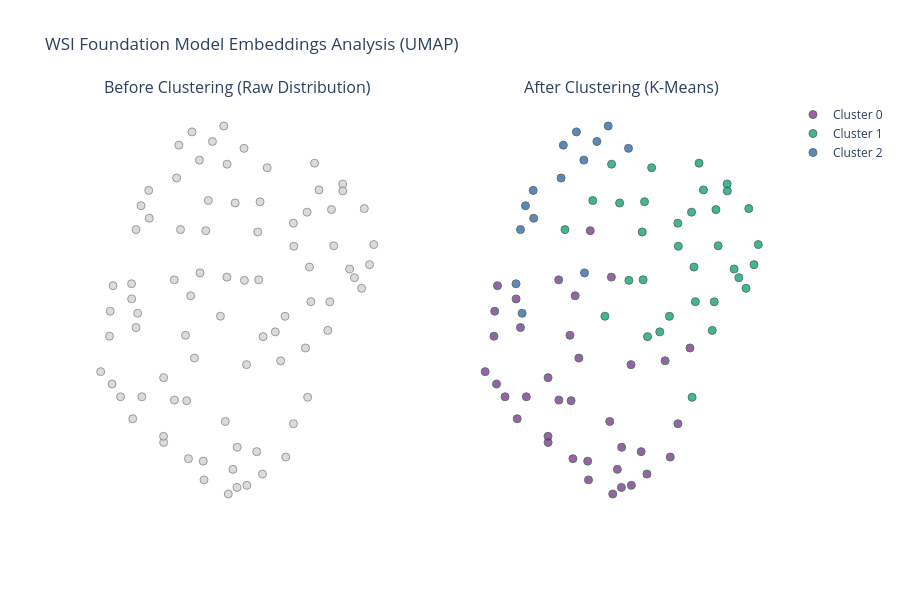

Notebook code for this chart:
### Code cell
import umap
import numpy as np
import pandas as pd
from sklearn.cluster import KMeans
import plotly.express as px
import plotly.graph_objects as go
from plotly.subplots import make_subplots

def main():

    slide_ids = scan_names
    X = np.array(embeddings)

    # ==========================================
    # 3. Discover Phenotypes (Clustering)
    # ==========================================
    num_clusters = 3
    print(f"Running K-Means clustering to find {num_clusters} groups...")

    kmeans = KMeans(n_clusters=num_clusters, random_state=42, n_init="auto")
    cluster_assignments = kmeans.fit_predict(X)
    cluster_labels = [f"Cluster {c}" for c in cluster_assignments]

    # ==========================================
    # 4. Compute UMAP (Only Once!)
    # ==========================================
    print(f"Computing UMAP for {X.shape[0]} slides...")

    # n_neighbors controls how UMAP balances local versus global structure.
    # Default is 15. It must be strictly less than the number of samples.
    n_neighbors_value = min(15, max(2, len(X) - 1))

    reducer = umap.UMAP(n_components=2, n_neighbors=n_neighbors_value, random_state=42)
    X_umap = reducer.fit_transform(X)

    # Store everything in a DataFrame for easy plotting
    df_plot = pd.DataFrame({
        'UMAP_1': X_umap[:, 0],
        'UMAP_2': X_umap[:, 1],
        'Slide_ID': slide_ids,
        'Cluster': cluster_labels
    })

    # ==========================================
    # 5. Create Side-by-Side Interactive Plot
    # ==========================================
    print("Generating side-by-side plot...")

    # Initialize a 1x2 grid of subplots
    fig = make_subplots(
        rows=1, cols=2,
        subplot_titles=("Before Clustering (Raw Distribution)", "After Clustering (K-Means)")
    )

    # --- LEFT PLOT: Before Clustering ---
    fig.add_trace(
        go.Scatter(
            x=df_plot['UMAP_1'],
            y=df_plot['UMAP_2'],
            mode='markers',
            marker=dict(color='lightgrey', size=8, opacity=0.8, line=dict(width=1, color='gray')),
            text=df_plot['Slide_ID'],
            hoverinfo='text',
            name="Unlabeled Slides",
            showlegend=False
        ),
        row=1, col=1
    )

    # --- RIGHT PLOT: After Clustering ---
    colors = px.colors.qualitative.Bold
    sorted_clusters = sorted(df_plot['Cluster'].unique())

    for i, cluster_name in enumerate(sorted_clusters):
        df_sub = df_plot[df_plot['Cluster'] == cluster_name]

        fig.add_trace(
            go.Scatter(
                x=df_sub['UMAP_1'],
                y=df_sub['UMAP_2'],
                mode='markers',
                marker=dict(color=colors[i % len(colors)], size=8, opacity=0.8, line=dict(width=1, color='DarkSlateGrey')),
                text=df_sub['Slide_ID'],
                hoverinfo='text',
                name=cluster_name
            ),
            row=1, col=2
        )

    # Update layout for a clean look
    fig.update_layout(
        title_text="WSI Foundation Model Embeddings Analysis (UMAP)",
        template="plotly_white",
        height=600,
        hovermode="closest"
    )

    # Hide the axes coordinates for a cleaner visualization
    fig.update_xaxes(showticklabels=False, showgrid=False, zeroline=False)
    fig.update_yaxes(showticklabels=False, showgrid=False, zeroline=False)

    fig.show()

    # fig.write_html("umap_before_and_after.html")

if __name__ == "__main__":
    main()

### Figure 1 — Plotly figure (JSON) as saved in the notebook; plotly's stock layout.template omitted (floating-point values rounded to 4 significant figures)
{"data": [{"hoverinfo": "text", "marker": {"color": "lightgrey", "line": {"color": "gray", "width": 1}, "opacity": 0.8, "size": 8}, "mode": "markers", "name": "Unlabeled Slides", "showlegend": false, "text": ["slide-2025-10-29T08-13-45-R1-S1", "slide-2025-10-29T08-25-47-R1-S2", "slide-2025-10-29T08-35-06-R1-S3", "slide-2025-10-29T08-54-08-R1-S5", "slide-2025-10-29T09-04-19-R1-S6", "slide-2025-10-29T09-12-00-R1-S7", "slide-2025-10-29T09-27-24-R1-S8", "slide-2025-10-29T09-36-38-R1-S9", "slide-2025-10-29T09-59-05-R1-S11", "slide-2025-10-29T10-05-04-R1-S12", "slide-2025-10-29T10-13-41-R1-S13", "slide-2025-10-29T10-19-36-R1-S14", "slide-2025-10-29T10-24-11-R1-S15", "slide-2025-10-29T10-28-58-R1-S16", "slide-2025-10-29T10-40-37-R1-S17", "slide-2025-10-29T10-48-42-R1-S18", "slide-2025-10-29T10-57-56-R1-S19", "slide-2025-10-29T11-07-05-R1-S20", "slide-2025-10-29T11-12-45-R1-S21", "slide-2025-10-29T11-22-41-R1-S22", "slide-2025-10-29T11-33-56-R1-S23", "slide-2025-10-29T11-42-04-R1-S24", "slide-2025-10-29T11-48-14-R1-S25", "slide-2025-10-29T12-03-10-R1-S1", "slide-2025-10-29T12-13-33-R1-S2", "slide-2025-10-29T12-22-43-R1-S3", "slide-2025-10-29T12-27-39-R1-S4", "slide-2025-10-29T12-31-37-R1-S5", "slide-2025-10-29T12-41-43-R1-S6", "slide-2025-10-29T12-51-46-R1-S7", "slide-2025-10-29T13-01-30-R1-S8", "slide-2025-10-29T13-07-19-R1-S9", "slide-2025-10-29T13-12-02-R1-S10", "slide-2025-10-29T13-18-37-R1-S11", "slide-2025-10-29T13-29-08-R1-S12", "slide-2025-10-29T13-37-13-R1-S13", "slide-2025-10-29T13-43-56-R1-S14", "slide-2025-10-29T13-56-36-R1-S15", "slide-2025-10-29T14-03-54-R1-S16", "slide-2025-10-29T14-16-55-R1-S17", "slide-2025-10-29T14-23-40-R1-S18", "slide-2025-10-29T14-32-28-R1-S19", "slide-2025-10-29T14-36-18-R1-S20", "slide-2025-10-29T14-45-58-R1-S21", "slide-2025-10-29T14-52-20-R1-S22", "slide-2025-10-29T15-00-41-R1-S23", "slide-2025-10-29T15-09-44-R1-S24", "slide-2025-10-29T15-16-59-R1-S25", "slide-2025-10-30T08-09-06-R1-S1", "slide-2025-10-30T08-20-11-R1-S2", "slide-2025-10-30T08-23-46-R1-S3", "slide-2025-10-30T08-26-58-R1-S4", "slide-2025-10-30T08-37-15-R1-S5", "slide-2025-10-30T08-42-46-R1-S6", "slide-2025-10-30T08-48-43-R1-S7", "slide-2025-10-30T08-56-59-R1-S8", "slide-2025-10-30T11-25-29-R1-S10", "slide-2025-10-30T11-33-45-R1-S11", "slide-2025-10-30T11-38-31-R1-S12", "slide-2025-10-30T11-46-55-R1-S13", "slide-2025-10-30T11-58-43-R1-S14", "slide-2025-10-30T12-04-44-R1-S15", "slide-2025-10-30T12-14-06-R1-S16", "slide-2025-10-30T12-22-39-R1-S17", "slide-2025-10-30T12-35-51-R1-S18", "slide-2025-10-30T12-44-41-R1-S19", "slide-2025-10-30T12-52-04-R1-S20", "slide-2025-10-30T13-01-14-R1-S21", "slide-2025-10-30T13-07-18-R1-S22", "slide-2025-10-30T13-22-24-R1-S23", "slide-2025-10-30T13-32-53-R1-S24", "slide-2025-10-30T13-39-34-R1-S25", "slide-2025-10-30T14-46-11-R2-S1", "slide-2025-10-30T14-56-18-R2-S2", "slide-2025-10-30T15-06-07-R2-S3", "slide-2025-10-30T15-12-35-R2-S4", "slide-2025-10-30T15-23-16-R2-S5", "slide-2025-10-30T15-29-15-R2-S6", "slide-2025-10-30T15-43-07-R2-S7", "slide-2025-10-30T15-59-21-R2-S8", "slide-2025-10-30T16-08-37-R2-S9", "slide-2025-10-30T16-26-23-R2-S10", "slide-2025-10-30T16-36-42-R2-S11", "slide-2025-10-30T16-49-31-R2-S12"], "x": [6.975, 9.571, 9.418, 7.427, 10.48, 10.34, 7.219, 7.654, 8.141, 8.816, 10.82, 8.93, 7.859, 7.148, 9.215, 9.98, 9.289, 8.628, 9.225, 6.8, 10.97, 9.14, 9.711, 8.964, 9.124, 7.311, 9.155, 9.705, 8.425, 7.921, 10.25, 6.84, 8.924, 10.3, 7.999, 7.149, 10.28, 8.812, 9.92, 7.219, 8.36, 8.102, 8.657, 7.895, 9.958, 7.166, 8.784, 6.812, 8.604, 10.59, 10.67, 9.894, 7.42, 8.018, 7.825, 8.969, 10.48, 10.91, 10.11, 6.661, 7.655, 8.675, 8.749, 7.822, 6.855, 7.653, 8.32, 9.703, 8.22, 8.292, 8.046, 8.28, 10.78, 9.584, 9.177, 7.245, 7.297, 8.229, 8.552, 8.082, 10.04, 9.502, 8.654, 9.928], "y": [9.323, 10.33, 10.14, 11.56, 11.99, 11.21, 10.19, 9.562, 9.807, 8.691, 11.68, 10.78, 12.06, 10.74, 8.355, 10.51, 12.19, 9.013, 10.08, 10.08, 11.23, 11.39, 11.21, 9.725, 8.636, 9.323, 10.79, 8.985, 12.52, 11.42, 10.15, 9.483, 12.43, 11.67, 10.09, 10.55, 10.51, 8.188, 11.63, 11.42, 11.78, 12.64, 12.23, 12.47, 10.95, 9.048, 11.75, 10.39, 12.71, 10.92, 10.81, 9.934, 11.91, 9.274, 9.282, 8.214, 11.9, 10.98, 11.91, 9.638, 8.751, 8.106, 8.414, 10.79, 10.71, 8.828, 11.4, 11.5, 12.29, 8.282, 8.548, 8.517, 10.68, 8.568, 11.76, 10.37, 11.71, 10.87, 10.33, 10.59, 12.25, 9.773, 10.82, 9.317], "type": "scatter", "xaxis": "x", "yaxis": "y"}, {"hoverinfo": "text", "marker": {"color": "rgb(127, 60, 141)", "line": {"color": "DarkSlateGrey", "width": 1}, "opacity": 0.8, "size": 8}, "mode": "markers", "name": "Cluster 0", "text": ["slide-2025-10-29T08-13-45-R1-S1", "slide-2025-10-29T09-27-24-R1-S8", "slide-2025-10-29T09-36-38-R1-S9", "slide-2025-10-29T09-59-05-R1-S11", "slide-2025-10-29T10-05-04-R1-S12", "slide-2025-10-29T10-40-37-R1-S17", "slide-2025-10-29T11-07-05-R1-S20", "slide-2025-10-29T11-22-41-R1-S22", "slide-2025-10-29T12-03-10-R1-S1", "slide-2025-10-29T12-13-33-R1-S2", "slide-2025-10-29T12-22-43-R1-S3", "slide-2025-10-29T12-31-37-R1-S5", "slide-2025-10-29T13-07-19-R1-S9", "slide-2025-10-29T13-29-08-R1-S12", "slide-2025-10-29T13-37-13-R1-S13", "slide-2025-10-29T13-56-36-R1-S15", "slide-2025-10-29T15-00-41-R1-S23", "slide-2025-10-29T15-16-59-R1-S25", "slide-2025-10-30T08-26-58-R1-S4", "slide-2025-10-30T08-42-46-R1-S6", "slide-2025-10-30T08-48-43-R1-S7", "slide-2025-10-30T08-56-59-R1-S8", "slide-2025-10-30T11-46-55-R1-S13", "slide-2025-10-30T11-58-43-R1-S14", "slide-2025-10-30T12-04-44-R1-S15", "slide-2025-10-30T12-14-06-R1-S16", "slide-2025-10-30T12-22-39-R1-S17", "slide-2025-10-30T12-35-51-R1-S18", "slide-2025-10-30T12-44-41-R1-S19", "slide-2025-10-30T12-52-04-R1-S20", "slide-2025-10-30T13-22-24-R1-S23", "slide-2025-10-30T13-32-53-R1-S24", "slide-2025-10-30T13-39-34-R1-S25", "slide-2025-10-30T14-56-18-R2-S2", "slide-2025-10-30T15-59-21-R2-S8", "slide-2025-10-30T16-26-23-R2-S10", "slide-2025-10-30T16-36-42-R2-S11"], "x": [6.975, 7.219, 7.654, 8.141, 8.816, 9.215, 8.628, 6.8, 8.964, 9.124, 7.311, 9.705, 6.84, 7.999, 7.149, 8.812, 7.166, 6.812, 9.894, 8.018, 7.825, 8.969, 6.661, 7.655, 8.675, 8.749, 7.822, 6.855, 7.653, 8.32, 8.292, 8.046, 8.28, 9.584, 8.082, 9.502, 8.654], "y": [9.323, 10.19, 9.562, 9.807, 8.691, 8.355, 9.013, 10.08, 9.725, 8.636, 9.323, 8.985, 9.483, 10.09, 10.55, 8.188, 9.048, 10.39, 9.934, 9.274, 9.282, 8.214, 9.638, 8.751, 8.106, 8.414, 10.79, 10.71, 8.828, 11.4, 8.282, 8.548, 8.517, 8.568, 10.59, 9.773, 10.82], "type": "scatter", "xaxis": "x2", "yaxis": "y2"}, {"hoverinfo": "text", "marker": {"color": "rgb(17, 165, 121)", "line": {"color": "DarkSlateGrey", "width": 1}, "opacity": 0.8, "size": 8}, "mode": "markers", "name": "Cluster 1", "text": ["slide-2025-10-29T08-25-47-R1-S2", "slide-2025-10-29T08-35-06-R1-S3", "slide-2025-10-29T09-04-19-R1-S6", "slide-2025-10-29T09-12-00-R1-S7", "slide-2025-10-29T10-13-41-R1-S13", "slide-2025-10-29T10-19-36-R1-S14", "slide-2025-10-29T10-48-42-R1-S18", "slide-2025-10-29T10-57-56-R1-S19", "slide-2025-10-29T11-12-45-R1-S21", "slide-2025-10-29T11-33-56-R1-S23", "slide-2025-10-29T11-42-04-R1-S24", "slide-2025-10-29T11-48-14-R1-S25", "slide-2025-10-29T12-27-39-R1-S4", "slide-2025-10-29T12-51-46-R1-S7", "slide-2025-10-29T13-01-30-R1-S8", "slide-2025-10-29T13-18-37-R1-S11", "slide-2025-10-29T13-43-56-R1-S14", "slide-2025-10-29T14-03-54-R1-S16", "slide-2025-10-29T14-23-40-R1-S18", "slide-2025-10-29T14-36-18-R1-S20", "slide-2025-10-29T14-52-20-R1-S22", "slide-2025-10-29T15-09-44-R1-S24", "slide-2025-10-30T08-20-11-R1-S2", "slide-2025-10-30T08-23-46-R1-S3", "slide-2025-10-30T11-25-29-R1-S10", "slide-2025-10-30T11-33-45-R1-S11", "slide-2025-10-30T11-38-31-R1-S12", "slide-2025-10-30T13-01-14-R1-S21", "slide-2025-10-30T14-46-11-R2-S1", "slide-2025-10-30T15-06-07-R2-S3", "slide-2025-10-30T15-43-07-R2-S7", "slide-2025-10-30T16-08-37-R2-S9", "slide-2025-10-30T16-49-31-R2-S12"], "x": [9.571, 9.418, 10.48, 10.34, 10.82, 8.93, 9.98, 9.289, 9.225, 10.97, 9.14, 9.711, 9.155, 7.921, 10.25, 10.3, 10.28, 9.92, 8.36, 8.657, 9.958, 8.784, 10.59, 10.67, 10.48, 10.91, 10.11, 9.703, 10.78, 9.177, 8.552, 10.04, 9.928], "y": [10.33, 10.14, 11.99, 11.21, 11.68, 10.78, 10.51, 12.19, 10.08, 11.23, 11.39, 11.21, 10.79, 11.42, 10.15, 11.67, 10.51, 11.63, 11.78, 12.23, 10.95, 11.75, 10.92, 10.81, 11.9, 10.98, 11.91, 11.5, 10.68, 11.76, 10.33, 12.25, 9.317], "type": "scatter", "xaxis": "x2", "yaxis": "y2"}, {"hoverinfo": "text", "marker": {"color": "rgb(57, 105, 172)", "line": {"color": "DarkSlateGrey", "width": 1}, "opacity": 0.8, "size": 8}, "mode": "markers", "name": "Cluster 2", "text": ["slide-2025-10-29T08-54-08-R1-S5", "slide-2025-10-29T10-24-11-R1-S15", "slide-2025-10-29T10-28-58-R1-S16", "slide-2025-10-29T12-41-43-R1-S6", "slide-2025-10-29T13-12-02-R1-S10", "slide-2025-10-29T14-16-55-R1-S17", "slide-2025-10-29T14-32-28-R1-S19", "slide-2025-10-29T14-45-58-R1-S21", "slide-2025-10-30T08-09-06-R1-S1", "slide-2025-10-30T08-37-15-R1-S5", "slide-2025-10-30T13-07-18-R1-S22", "slide-2025-10-30T15-12-35-R2-S4", "slide-2025-10-30T15-23-16-R2-S5", "slide-2025-10-30T15-29-15-R2-S6"], "x": [7.427, 7.859, 7.148, 8.425, 8.924, 7.219, 8.102, 7.895, 8.604, 7.42, 8.22, 7.245, 7.297, 8.229], "y": [11.56, 12.06, 10.74, 12.52, 12.43, 11.42, 12.64, 12.47, 12.71, 11.91, 12.29, 10.37, 11.71, 10.87], "type": "scatter", "xaxis": "x2", "yaxis": "y2"}], "layout": {"xaxis": {"anchor": "y", "domain": [0.0, 0.45], "showticklabels": false, "showgrid": false, "zeroline": false}, "yaxis": {"anchor": "x", "domain": [0.0, 1.0], "showticklabels": false, "showgrid": false, "zeroline": false}, "xaxis2": {"anchor": "y2", "domain": [0.55, 1.0], "showticklabels": false, "showgrid": false, "zeroline": false}, "yaxis2": {"anchor": "x2", "domain": [0.0, 1.0], "showticklabels": false, "showgrid": false, "zeroline": false}, "annotations": [{"font": {"size": 16}, "showarrow": false, "text": "Before Clustering (Raw Distribution)", "x": 0.225, "xanchor": "center", "xref": "paper", "y": 1.0, "yanchor": "bottom", "yref": "paper"}, {"font": {"size": 16}, "showarrow": false, "text": "After Clustering (K-Means)", "x": 0.775, "xanchor": "center", "xref": "paper", "y": 1.0, "yanchor": "bottom", "yref": "paper"}], "title": {"text": "WSI Foundation Model Embeddings Analysis (UMAP)"}, "height": 600, "hovermode": "closest"}}
